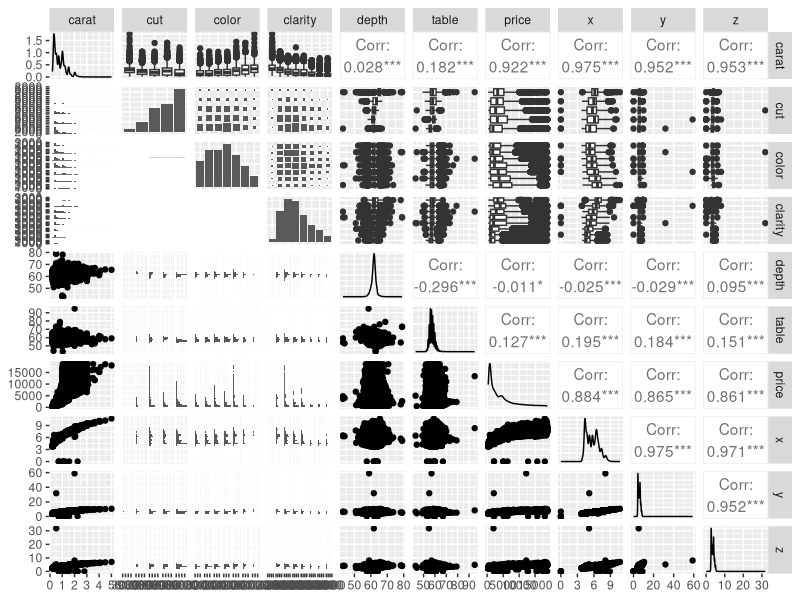
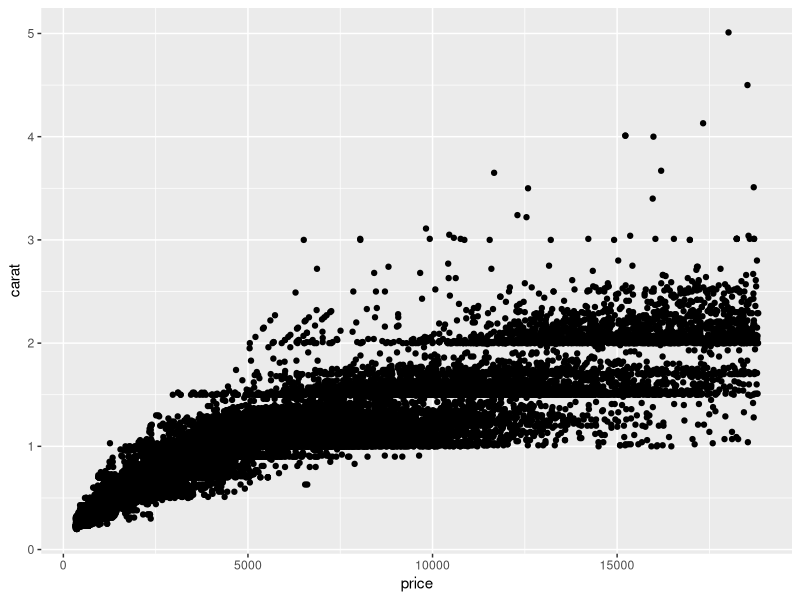
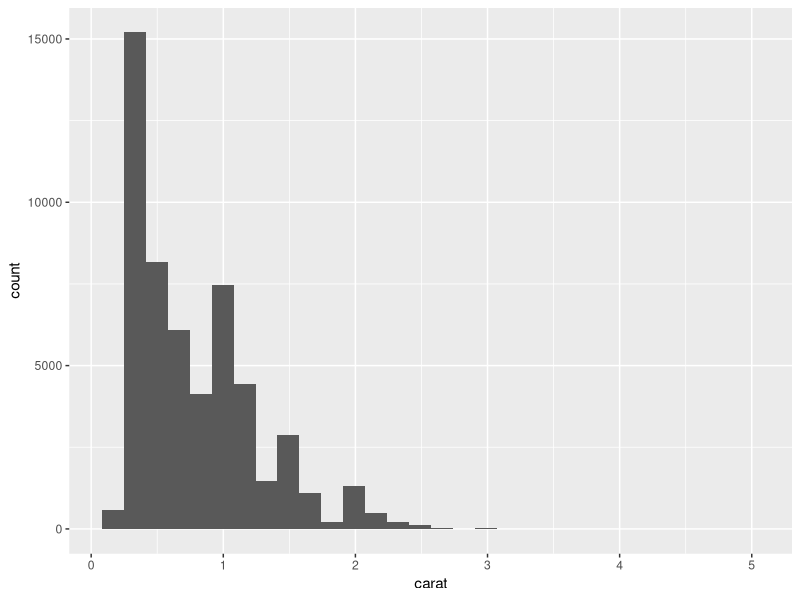

These charts were generated, in order, by the following R code:
## ---- chunk 1
library(tidyverse)
library(skimr)
library(GGally)
## ---- chunk 2
# exploring data 
names(diamonds)

dim(diamonds)

summary(diamonds)

head(diamonds)

tail(diamonds)

skimr::skim(diamonds)
## ---- chunk 3
GGally::ggpairs(diamonds)
## ---- chunk 4
ggplot(data = diamonds, aes(x = price, y = carat))+
  geom_point()
## ---- chunk 5
ggplot(data = diamonds, aes(x = carat))+
  geom_histogram()
## ---- chunk 6

